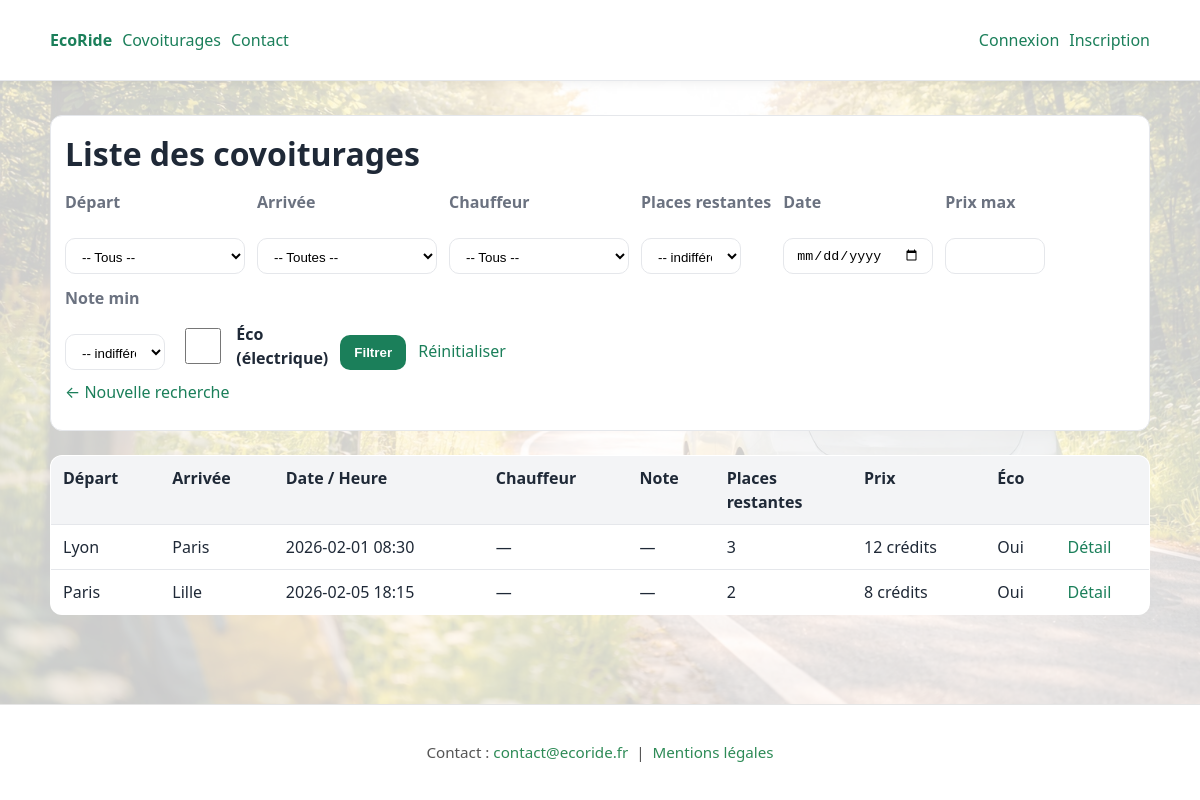
Screenshot of /covoiturages with the database file from the repository.
### tables this page shows
CREATE TABLE covoiturage (
  id_covoiturage INT UNSIGNED AUTO_INCREMENT PRIMARY KEY,
  date_depart VARCHAR(50),
  heure_depart VARCHAR(50),
  lieu_depart VARCHAR(50),
  date_arrivee VARCHAR(50),
  heure_arrivee VARCHAR(50),
  lieu_arrivee VARCHAR(50),
  statut VARCHAR(50),
  nb_place INT,
  prix_personne INT
);

### src/Controllers/CovoiturageController.php (called while the page is built, shortened)
<?php
final class CovoiturageController
{
    public function list(): void
    {
        $depart  = isset($_GET['depart']) ? trim((string)$_GET['depart']) : null;
        $arrivee = isset($_GET['arrivee']) ? trim((string)$_GET['arrivee']) : null;
        $date    = isset($_GET['date']) ? trim((string)$_GET['date']) : null;
        $prixMax = isset($_GET['prixMax']) && $_GET['prixMax'] !== '' ? (int)$_GET['prixMax'] : null;
        $ecoOnly = isset($_GET['eco']) ? (($_GET['eco'] === '1') || ($_GET['eco'] === 'true')) : null;
        $chauffeur = isset($_GET['chauffeur']) ? trim((string)$_GET['chauffeur']) : '';
        if ($chauffeur === '') $chauffeur = null;
        $placesMin = isset($_GET['placesMin']) && $_GET['placesMin'] !== '' ? (int)$_GET['placesMin'] : null;
        $noteMin = isset($_GET['noteMin']) && $_GET['noteMin'] !== '' ? (float)$_GET['noteMin'] : null;
        $repo = new CovoiturageRepository();
        $results = $repo->search($depart, $arrivee, $date, $prixMax, $ecoOnly, $noteMin, $chauffeur, $placesMin);
        require __DIR__ . '/../../views/layout.php';
    }
}

### src/Core/Router.php (called while the page is built, shortened)
<?php
final class Router
{
    private array $routes = ['GET' => [], 'POST' => []];
    public function get(string $path, array $handler): void { $this->routes['GET'][$path] = $handler; }
    public function post(string $path, array $handler): void { $this->routes['POST'][$path] = $handler; }
    public function dispatch(string $method, string $path): void
    {
        $method = strtoupper($method);
        $handler = $this->routes[$method][$path] ?? null;
        [$class, $action] = $handler;
        (new $class())->$action();
    }
}

### public/index.php (called while the page is built, shortened)
<?php
require __DIR__ . '/../src/Core/Database.php';
require __DIR__ . '/../src/Core/Router.php';
require __DIR__ . '/../src/Controllers/CovoiturageController.php';
require __DIR__ . '/../src/Repositories/CovoiturageRepository.php';
$router = new Router();
$router->get('/', [HomeController::class, 'index']);
$router->get('/covoiturages', [CovoiturageController::class, 'list']);
$router->get('/covoiturage', [CovoiturageController::class, 'detail']);
$router->get('/covoiturage/participer', [CovoiturageController::class, 'participerConfirm']);
$router->post('/covoiturage/participer', [CovoiturageController::class, 'participer']);
$router->get('/register', [AuthController::class, 'registerForm']);
$router->post('/register', [AuthController::class, 'register']);
$router->get('/login', [AuthController::class, 'loginForm']);
$router->post('/login', [AuthController::class, 'login']);
$router->post('/logout', [AuthController::class, 'logout']);
$router->get('/contact', [StaticController::class, 'contact']);
$router->get('/mentions-legales', [StaticController::class, 'mentionsLegales']);
$router->get('/account', [AccountController::class, 'index']);
$router->post('/account/role', [AccountController::class, 'updateDriverRole']);
$router->get('/account/vehicles', [AccountController::class, 'vehicles']);
$router->post('/account/vehicles', [AccountController::class, 'addVehicle']);
$router->get('/account/trips/new', [AccountController::class, 'newTrip']);
$router->post('/account/trips/new', [AccountController::class, 'createTrip']);
$router->get('/account/history', [AccountController::class, 'history']);
$router->post('/account/history/cancel-participation', [AccountController::class, 'cancelParticipation']);
$router->post('/account/history/cancel-trip', [AccountController::class, 'cancelTripAsDriver']);
$router->post('/covoiturage/start', [CovoiturageController::class, 'startTrip']);
$router->post('/covoiturage/finish', [CovoiturageController::class, 'finishTrip']);
$router->get('/account/validate-trips', [AccountController::class, 'validateTrips']);
$router->post('/account/validate-trips', [AccountController::class, 'submitTripValidation']);
$router->get('/employe/incidents', [EmployeController::class, 'incidents']);
$router->post('/employe/incidents/validate', [EmployeController::class, 'validate']);
$router->post('/employe/incidents/refuse', [EmployeController::class, 'refuse']);
$router->get('/admin', [AdminController::class, 'dashboard']);
$router->get('/admin/employees', [AdminController::class, 'employees']);
$router->post('/admin/employees/create', [AdminController::class, 'createEmployee']);
$router->post('/admin/users/suspend', [AdminController::class, 'suspendUser']);
$router->post('/admin/users/unsuspend', [AdminController::class, 'unsuspendUser']);
$uriPath = parse_url($_SERVER['REQUEST_URI'] ?? '/', PHP_URL_PATH) ?? '/';
$path = $uriPath;
$method = $_SERVER['REQUEST_METHOD'] ?? 'GET';
try {
    $router->dispatch($method, $path);
} catch (Throwable $e) {
    http_response_code(500);
    echo "<h1>Erreur (debug)</h1>";
    echo "<pre>" . htmlspecialchars($e->getMessage()) . "</pre>";
    echo "<pre>" . htmlspecialchars($e->getFile() . ":" . $e->getLine()) . "</pre>";
}

### config/config.php (called while the page is built, shortened)
<?php
return [
    'db' => [
        'host' => '127.0.0.1',
        'port' => 3306,
        'name' => 'ecoride',
        'user' => 'root',
        'pass' => '',
        'charset' => 'utf8mb4',
    ],
];

### src/Core/Database.php (called while the page is built, shortened)
<?php
final class Database
{
    private static ?PDO $pdo = null;
    public static function pdo(): PDO
    {
        $config = require __DIR__ . '/../../config/config.php';
        $db = $config['db'];
        $dsn = sprintf(
            'mysql:host=%s;port=%d;dbname=%s;charset=%s',
            $db['host'],
            $db['port'],
            $db['name'],
            $db['charset']
        );
        self::$pdo = new PDO($dsn, $db['user'], $db['pass'], [
            PDO::ATTR_ERRMODE => PDO::ERRMODE_EXCEPTION,
            PDO::ATTR_DEFAULT_FETCH_MODE => PDO::FETCH_ASSOC,
            PDO::ATTR_EMULATE_PREPARES => false,
        ]);
        return self::$pdo;
    }
}

### src/Repositories/CovoiturageRepository.php (called while the page is built, shortened)
<?php
final class CovoiturageRepository
{
    private PDO $pdo;
    public function __construct(?PDO $pdo = null)
    {
        $this->pdo = $pdo ?? Database::pdo();
    }
    public function search(
        ?string $depart,
        ?string $arrivee,
        ?string $date,
        ?int $prixMax = null,
        ?bool $ecoOnly = null,
        ?float $noteMin = null,
        ?string $chauffeurPseudo = null,
        ?int $placesMin = null
    ): array
    {
        $sql = "
            SELECT DISTINCT
                c.id_covoiturage,
                c.date_depart,
                c.heure_depart,
                c.lieu_depart,
                c.date_arrivee,
                c.heure_arrivee,
                c.lieu_arrivee,
                c.statut,
                c.nb_place,
                c.prix_personne,
                v.energie,
                u.pseudo AS chauffeur_pseudo,
                n.note_moy AS chauffeur_note,
                GREATEST(c.nb_place - COALESCE(p.nb_participants, 0), 0) AS places_restantes
            FROM covoiturage c
            LEFT JOIN utilise ul ON ul.id_covoiturage = c.id_covoiturage
            LEFT JOIN voiture v  ON v.id_voiture = ul.id_voiture
            LEFT JOIN gere g     ON g.id_voiture = v.id_voiture
            LEFT JOIN utilisateur u ON u.id_utilisateur = g.id_utilisateur
            LEFT JOIN (
                SELECT id_covoiturage, COUNT(*) AS nb_participants
                FROM participe
                GROUP BY id_covoiturage
            ) p ON p.id_covoiturage = c.id_covoiturage
            LEFT JOIN (
                SELECT
                    g2.id_utilisateur AS id_chauffeur,
                    ROUND(AVG(a.note), 1) AS note_moy
                FROM avis a
                INNER JOIN covoiturage c2 ON c2.id_covoiturage = a.id_covoiturage
                INNER JOIN utilise ul2    ON ul2.id_covoiturage = c2.id_covoiturage
                INNER JOIN voiture v2     ON v2.id_voiture = ul2.id_voiture
                INNER JOIN gere g2        ON g2.id_voiture = v2.id_voiture
                WHERE a.statut = 'VALIDE'
                AND a.note IS NOT NULL
                GROUP BY g2.id_utilisateur
            ) n ON n.id_chauffeur = u.id_utilisateur
            WHERE c.statut = 'PLANIFIE'
        ";
        $params = [];
        $sql .= " AND (c.nb_place - COALESCE(p.nb_participants, 0)) > 0 ";
        $sql .= " ORDER BY c.date_depart ASC, c.heure_depart ASC";
        $stmt = $this->pdo->prepare($sql);
        $stmt->execute($params);
        return $stmt->fetchAll();
    }
}

### views/covoiturage/list.php (the view, shortened to what this page needs)
<div class="card">
  <h1>Liste des covoiturages</h1>
  <form id="filtersForm" method="get" action="<?= BASE_URL ?>/covoiturages" class="filter-group">
    <div style="display:flex; flex-wrap:wrap; gap:12px; align-items:end;">
      <div>
        <label class="muted" for="depart">Départ</label><br>
        <select id="depart" class="input-large" name="depart" data-auto-submit="1">
          <option value="">-- Tous --</option>
        </select>
      </div>
      <div>
        <label class="muted" for="arrivee">Arrivée</label><br>
        <select id="arrivee" class="input-large" name="arrivee" data-auto-submit="1">
          <option value="">-- Toutes --</option>
        </select>
      </div>
      <div>
        <label class="muted" for="chauffeur">Chauffeur</label><br>
        <select id="chauffeur" class="input-large" name="chauffeur" data-auto-submit="1">
          <option value="">-- Tous --</option>
        </select>
      </div>
      <div>
        <label class="muted" for="placesMin">Places restantes</label><br>
        <select id="placesMin" name="placesMin" class="input-small" data-auto-submit="1">
          <option value="">-- indifférent --</option>
        </select>
      </div>
      <div>
        <label class="muted" for="date">Date</label><br>
        <input id="date" class="input-medium" type="date" name="date" value="<?= htmlspecialchars((string)($date ?? '')) ?>" data-auto-submit="1">
      </div>
      <div>
        <label class="muted" for="prixMax">Prix max</label><br>
        <input id="prixMax" type="number" min="0" name="prixMax"
              class="input-small"
              value="<?= htmlspecialchars((string)($prixMax ?? '')) ?>"
              data-auto-submit="1">
      </div>
      <div>
        <label class="muted" for="noteMin">Note min</label><br>
        <select id="noteMin" name="noteMin" class="input-small" data-auto-submit="1">
          <option value="">-- indifférent --</option>
        </select>
      </div>
      <div style="display:flex; gap:8px; align-items:center;">
        <input id="eco" type="checkbox" name="eco" value="1" <?= ($ecoOnly ? 'checked' : '') ?> data-auto-submit="1">
        <label for="eco">Éco (électrique)</label>
      </div>
      <div>
        <button type="submit">Filtrer</button>
        <a href="<?= BASE_URL ?>/covoiturages" style="margin-left:8px;">Réinitialiser</a>
      </div>
    </div>
  </form>
  <p style="margin-top: 10px;">
    <a href="<?= BASE_URL ?>/">← Nouvelle recherche</a>
  </p>
</div>
<br>
<?php if (empty($results)): ?>
  <div class="card">
    <p><strong>Aucun covoiturage trouvé.</strong></p>
    <p class="muted">Astuce : change la date ou teste Lyon → Paris le 2026-02-01 (données de test).</p>
  </div>
<?php else: ?>
  <table class="table">
    <thead>
      <tr>
        <th>Départ</th>
        <th>Arrivée</th>
        <th>Date / Heure</th>
        <th>Chauffeur</th>
        <th>Note</th>
        <th>Places<br>restantes</th>
        <th>Prix</th>
        <th>Éco</th>
        <th></th>
      </tr>
    </thead>
    <tbody>
    <?php foreach ($results as $row): ?>
      <?php
        $eco = isset($row['energie']) && stripos((string)$row['energie'], 'elect') !== false;
        $note = $row['chauffeur_note'] ?? null;
      ?>
      <tr>
        <td><?= htmlspecialchars((string)$row['lieu_depart']) ?></td>
        <td><?= htmlspecialchars((string)$row['lieu_arrivee']) ?></td>
        <td>
          <?= htmlspecialchars((string)$row['date_depart']) ?>
          <?= htmlspecialchars((string)$row['heure_depart']) ?>
        </td>
        <td><?= htmlspecialchars((string)($row['chauffeur_pseudo'] ?? '—')) ?></td>
        <td><?= ($note !== null ? htmlspecialchars((string)$note) : '—') ?></td>
        <td><?= htmlspecialchars((string)$row['places_restantes']) ?></td>
        <td><?= htmlspecialchars((string)$row['prix_personne']) ?> crédits</td>
        <td><?= $eco ? 'Oui' : 'Non' ?></td>
        <td>
          <a href="<?= BASE_URL ?>/covoiturage?id=<?= (int)$row['id_covoiturage'] ?>">Détail</a>
        </td>
      </tr>
    <?php endforeach; ?>
    </tbody>
  </table>
<?php endif; ?>

### rows the page displays
covoiturage: lieu_depart "Lyon", lieu_arrivee "Paris", date_depart "2026-02-01", heure_depart "08:30", chauffeur_pseudo "—", places_restantes "3", prix_personne "12"
covoiturage: lieu_depart "Paris", lieu_arrivee "Lille", date_depart "2026-02-05", heure_depart "18:15", chauffeur_pseudo "—", places_restantes "2", prix_personne "8"
